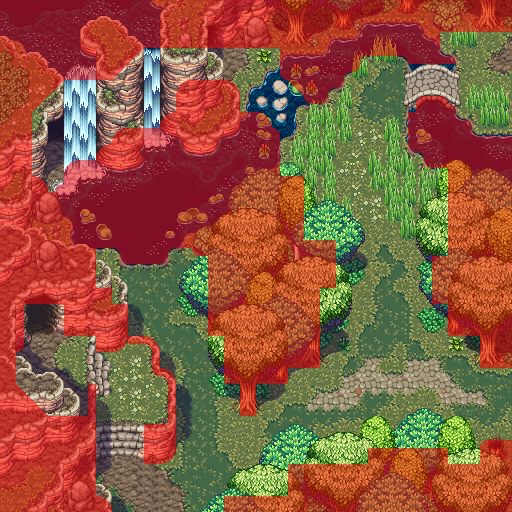

Tiled map render using the project's own tile images. Description and the map definition, with tile-layer contents summarised, below:
An orthogonal 32x32 tile map with 16x16 px tiles, 6 tile layers (Under Sprite 1, Under Sprite 2, Object Layer, Over Sprite 1, ...), 9 tilesets.

<map version="1.10" tiledversion="1.10.2" orientation="orthogonal" renderorder="right-down" width="32" height="32" tilewidth="16" tileheight="16" infinite="0" nextlayerid="8" nextobjectid="1">
 <tileset firstgid="1" source="../Tilesets/summer/summer forest wang tiles.tsx" />
 <tileset firstgid="2049" source="../Tilesets/summer/summer forest.tsx" />
 <tileset firstgid="2721" source="../Tilesets/summer/summer waterfall.tsx" />
 <tileset firstgid="2801" source="../Tilesets/summer/summer 32x32.tsx" />
 <tileset firstgid="2808" source="../Tilesets/summer/summer trees 80x112.tsx" />
 <tileset firstgid="2811" source="../Tilesets/summer/summer 16x32.tsx" />
 <tileset firstgid="2817" source="../Tilesets/bonus bridge.tsx" />
 <tileset firstgid="2818" source="../Tilesets/collision &amp; alpha.tsx" />
 <tileset firstgid="2946" source="../Tilesets/summer/summer water sparkles.tsx" />
 <layer id="1" name="Under Sprite 1" width="32" height="32">
  <data>[1024 cells, 944 non-empty, 245 distinct tile ids]</data>
 </layer>
 <layer id="3" name="Under Sprite 2" width="32" height="32">
  <data>[1024 cells, 163 non-empty, 42 distinct tile ids]</data>
 </layer>
 <layer id="4" name="Object Layer" width="32" height="32">
  <data>[1024 cells, 84 non-empty, 15 distinct tile ids]</data>
 </layer>
 <layer id="5" name="Over Sprite 1" width="32" height="32">
  <data>[1024 cells, 263 non-empty, 126 distinct tile ids]</data>
 </layer>
 <layer id="6" name="Over Sprite 2" width="32" height="32">
  <data>[1024 cells, 116 non-empty, 60 distinct tile ids]</data>
 </layer>
 <layer id="7" name="Collision" width="32" height="32">
  <data>[1024 cells, 580 non-empty, 28 distinct tile ids]</data>
 </layer>
</map>
